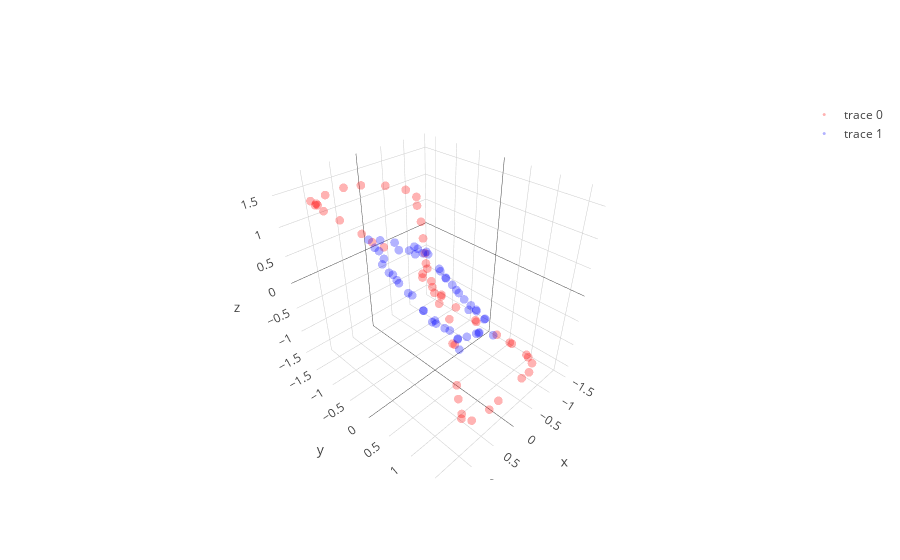

Source (notebook cell):
### Code cell
learning_rate = 0.0008; beta1=0.9; beta2=0.9999; adam_e = 1e-8 

l1 = PCA_layer(2,3)
l1b= batch_norm()
l2 = PCA_layer(3,3)
l2b= batch_norm()
l3 = PCA_layer(3,2)

mini_batch_size    = 50
training_iteration = 400

copyX = np.copy(X)
for iter in range(training_iteration):

    copyX = shuffle(copyX)
    for current_batch_index in range(0,len(X),mini_batch_size):
        current_batch = copyX[current_batch_index:current_batch_index+mini_batch_size]
        layer1,layer1_var = l1.feed_non(current_batch)
        layer1bn = l1b.feed(layer1)
        layer2,layer2_var = l2.feed_non(layer1bn)
        layer2bn = l2b.feed(layer2)
        layer3,layer3_var = l3.feed_linear(layer2bn)

        sys.stdout.write("Iter: " + str(iter) + " " + str(layer1_var.mean() + layer2_var.mean() + layer3_var.mean()) + '\r')
        sys.stdout.flush()
        
        grad3 = l3.back_linear()
        grad2bn = l2b.back(grad3)
        grad2 = l2.back_non(grad2bn)
        grad1bn = l1b.back(grad2)
        grad1 = l1.back_non(grad1bn)
   
layer1,layer1_var = l1.feed_non(X)
layer1bn = l1b.feed(layer1)
layer2,layer2_var = l2.feed_non(layer1bn)
layer2bn = l2b.feed(layer2)
layer3,layer3_var = l3.feed_linear(layer2bn)

trace1 = go.Scatter3d(
    x=layer2bn[y==0,0],
    y=layer2bn[y==0,1],
    z=layer2bn[y==0,2],
    mode='markers',
    line=dict(color='red',width=0.5),
    marker=dict(size=3,opacity=0.3)
)
trace2 = go.Scatter3d(
    x=layer2bn[y==1,0],
    y=layer2bn[y==1,1],
    z=layer2bn[y==1,2],
    mode='markers',
    line=dict(color='blue',width=0.5),
    marker=dict(size=3,opacity=0.3)
)
data = [trace1,trace2]
fig  = go.Figure(data=data)
iplot(fig)


plt.figure(figsize=(8,6))
plt.scatter(layer3[y==0, 0], layer3[y==0, 1], color='red', alpha=0.5)
plt.scatter(layer3[y==1, 0], layer3[y==1, 1], color='blue', alpha=0.5)
plt.show()

### Figure 1 — Plotly figure (JSON) as saved in the notebook; plotly's stock layout.template omitted (floating-point values rounded to 4 significant figures)
{"data": [{"line": {"color": "red", "width": 0.5}, "marker": {"opacity": 0.3, "size": 3}, "mode": "markers", "type": "scatter3d", "uid": "8d473c62-9323-4f8b-ac2c-06036b8196af", "x": [1.329, 1.225, -1.346, 1.206, 0.8566, 1.325, 1.384, -1.407, -0.8123, 1.355, -1.403, -1.273, -1.374, -1.395, 1.302, -1.422, 1.345, 1.16, -1.301, 0.3775, -1.279, 1.395, -1.331, -0.6557, 1.381, 0.9288, 1.322, -0.9265, 1.411, 1.334, -1.112, -1.383, -1.356, -1.152, -1.347, 1.223, 0.1094, 1.399, 1.122, -0.323, -1.322, 1.248, -1.32, -1.211, -1.269, -1.407, 1.316, 0.5311, 1.398, 0.1837], "y": [1.318, -1.058, -1.164, 1.614, 1.573, 1.542, 0.5655, 0.5755, -1.539, 1.164, 0.6255, 1.082, -0.7768, -0.2698, 1.576, 0.2516, 1.152, 1.641, -1.591, 1.514, -1.616, -0.788, -1.444, 1.374, 0.3505, -1.295, 1.627, 1.339, -0.2302, -1.004, -1.584, 0.9765, -1.176, -1.638, -1.427, -1.03, 1.477, -0.5962, 1.61, -1.483, -1.586, 1.616, -1.546, 1.21, -1.654, -0.2569, 1.377, -1.412, 0.1833, -1.451], "z": [1.286, 1.521, -1.372, -0.2525, -1.007, 1.05, 1.566, -1.622, 0.9654, 1.472, -1.62, -1.567, -1.507, -1.563, 0.7065, -1.638, 1.414, -0.6437, -0.5447, -1.229, -0.2081, 1.641, -1.164, -1.431, 1.543, 1.48, 0.733, -1.514, 1.627, 1.609, 0.5542, -1.652, -1.426, 0.6954, -1.312, 1.506, -1.282, 1.622, -0.6085, 1.198, -0.7906, 0.02808, -0.8953, -1.582, 0.1445, -1.602, 1.166, 1.436, 1.595, 1.362]}, {"line": {"color": "blue", "width": 0.5}, "marker": {"opacity": 0.3, "size": 3}, "mode": "markers", "type": "scatter3d", "uid": "eecd5c72-5e41-42c7-a164-565e4c9c6ba2", "x": [1.04, 0.8891, 0.4003, 0.9098, -0.7596, 0.7133, 0.4552, 0.6934, 0.1494, 0.376, -0.23, 0.7031, -0.2703, -0.9014, 1.015, -0.7959, -0.734, -0.9286, 0.8437, -0.5427, 0.7432, 0.6641, -0.9175, -0.8187, -1.027, 0.4315, 0.9535, -0.5153, -0.8461, -0.4278, -0.7216, -0.9302, 0.5612, 0.1116, -0.3603, -0.848, -0.8489, -0.6498, 0.7094, -0.1941, 0.513, 0.903, -0.304, -1.024, 0.1214, -0.1228, 1.044, -1.066, 0.8721, 0.9297], "y": [0.3801, 0.08063, 0.8562, 0.6929, -0.04631, 0.7059, 0.7521, -0.6748, -0.6571, 0.8413, -0.6937, -0.5288, 0.7075, -0.4652, 0.1581, -0.6639, -0.9129, 0.3159, 0.4072, 0.251, 0.7608, -0.4865, -0.8104, -0.5546, -0.7412, -0.7454, 0.2332, -0.8163, 0.0441, -0.8475, -0.9416, 0.1021, 0.7509, 0.7874, -0.856, 0.3601, 0.1745, 0.7199, -0.3244, 0.721, 0.9962, 0.6848, 0.6942, -0.4683, -0.7853, -0.7235, 0.5578, -0.4432, 0.8171, -0.08439], "z": [0.8186, 0.7377, -0.242, 0.4705, -0.6027, 0.201, -0.1039, 0.9035, 0.5126, -0.25, 0.2619, 0.833, -0.6208, -0.5687, 0.8634, -0.3168, -0.04271, -0.9266, 0.5374, -0.5525, 0.1969, 0.7805, -0.3879, -0.4133, -0.6167, 0.7641, 0.754, 0.1126, -0.7312, 0.222, 0.0005699, -0.8448, 0.00016, -0.4146, 0.2886, -0.8674, -0.789, -0.8892, 0.7377, -0.5785, -0.2742, 0.4653, -0.6345, -0.744, 0.5866, 0.3667, 0.7535, -0.8214, 0.3301, 0.8486]}], "layout": {}}
